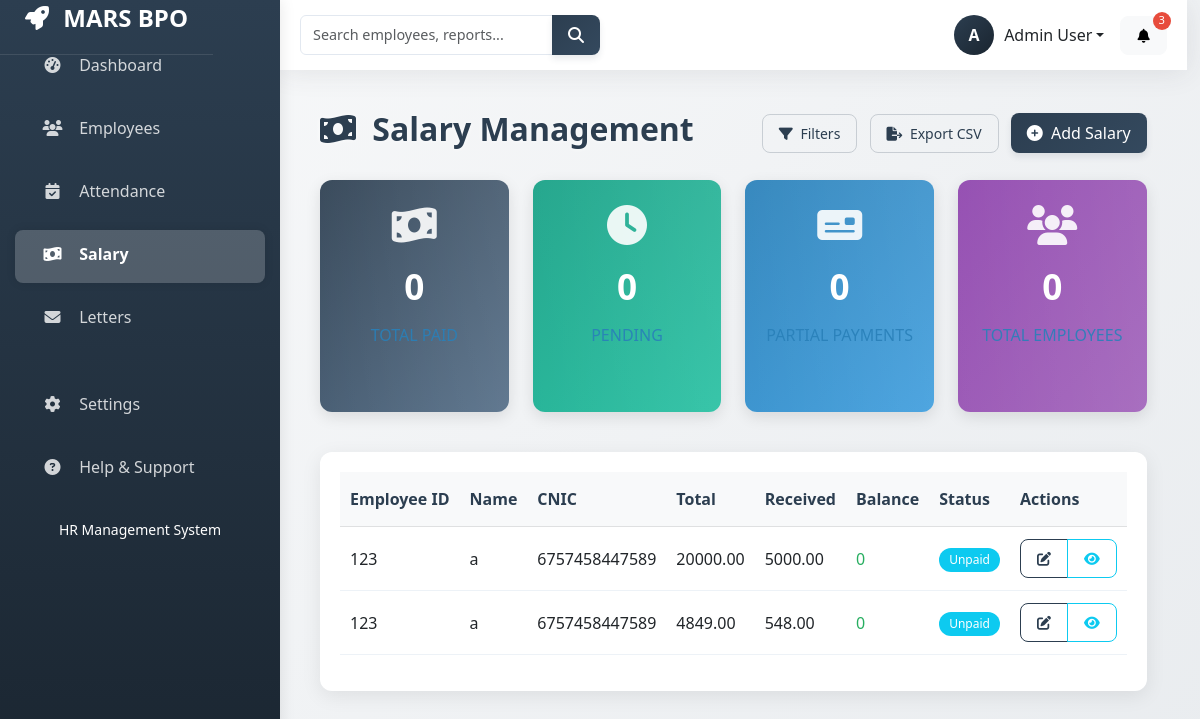
The page /salary/ (signed in) on the database its author committed.
### hr/models.py (models this page shows, shortened)
class Salary(models.Model):
    STATUS_CHOICES = (('Paid','Paid'),('Unpaid','Unpaid'))
    employee = models.ForeignKey(Employee, on_delete=models.CASCADE, related_name='salaries')
    month = models.CharField(max_length=20)
    year = models.PositiveSmallIntegerField(
        default=timezone.now().year,
        validators=[MinValueValidator(2000), MaxValueValidator(2100)]
    )
    total_salary = models.DecimalField(max_digits=10, decimal_places=2)
    received_salary = models.DecimalField(max_digits=10, decimal_places=2, default=0)
    status = models.CharField(max_length=10, choices=STATUS_CHOICES, default='Unpaid')
    payment_date = models.DateField(blank=True, null=True)
    created_at = models.DateTimeField(auto_now_add=True, blank=True, null=True)  # Make nullable first
    updated_at = models.DateTimeField(auto_now=True, blank=True, null=True)  # Make nullable first
    class Meta:
        unique_together = (('employee', 'month', 'year'),)
        ordering = ['-year', '-month']

class Employee(models.Model):
    employee_id = models.CharField(max_length=20, unique=True)
    name = models.CharField(max_length=200)
    father_name = models.CharField(max_length=200, blank=True, null=True)
    mother_name = models.CharField(max_length=200, blank=True, null=True)
    cnic = models.CharField(max_length=30, blank=True, null=True, unique=True)
    designation = models.CharField(max_length=100, blank=True, null=True)
    contact_number = models.CharField(max_length=30, blank=True, null=True)
    address = models.TextField(blank=True, null=True)
    date_joined = models.DateField(default=timezone.now, blank=True, null=True)  # Make nullable first
    is_active = models.BooleanField(default=True)

### hr/views.py (the view)
# urls.py: path('salary/', views.salary_list, name='salary_list'),
@login_required
def salary_list(request):
    month = request.GET.get('month', '')
    year = request.GET.get('year', '')
    status = request.GET.get('status', '')
    salaries = Salary.objects.select_related('employee').all().order_by('-year', '-month')
    if month: salaries = salaries.filter(month__iexact=month)
    if year: salaries = salaries.filter(year=year)
    if status: salaries = salaries.filter(status=status)
    return render(request, 'hr/salary_list.html', {'salaries': salaries})

### hr/templates/hr/salary_list.html (shortened to what this page needs)
{% extends 'hr/base.html' %}
{% block content %}
<div class="dashboard-container">
    <div id="particles-js"></div>
    <div class="d-flex justify-content-between align-items-center mb-4">
        <h2 class="page-title"><i class="fas fa-money-bill-wave me-2"></i> Salary Management</h2>
        <div>
            <button class="btn btn-sm btn-outline-light me-2" id="filter-toggle">
                <i class="fas fa-filter me-1"></i> Filters
            </button>
            <a class="btn btn-sm btn-outline-light me-2" href="{% url 'hr:export_salary_csv' %}">
                <i class="fas fa-file-export me-1"></i> Export CSV
            </a>
            <button class="btn btn-primary" hx-get="{% url 'hr:salary_create' %}" hx-target="#modal-body" hx-swap="innerHTML">
                <i class="fas fa-plus-circle me-1"></i> Add Salary
            </button>
        </div>
    </div>
    <div class="row mb-4">
        <div class="col-xl-3 col-md-6 mb-3">
            <div class="stats-card card-1">
                <i class="fas fa-money-bill-wave"></i>
                <div class="count">{{ total_paid|default:"0" }}</div>
                <div class="label">TOTAL PAID</div>
            </div>
        </div>
        <div class="col-xl-3 col-md-6 mb-3">
            <div class="stats-card card-2">
                <i class="fas fa-clock"></i>
                <div class="count">{{ pending_count|default:"0" }}</div>
                <div class="label">PENDING</div>
            </div>
        </div>
        <div class="col-xl-3 col-md-6 mb-3">
            <div class="stats-card card-3">
                <i class="fas fa-money-check"></i>
                <div class="count">{{ partial_count|default:"0" }}</div>
                <div class="label">PARTIAL PAYMENTS</div>
            </div>
        </div>
        <div class="col-xl-3 col-md-6 mb-3">
            <div class="stats-card card-4">
                <i class="fas fa-users"></i>
                <div class="count">{{ employee_count|default:"0" }}</div>
                <div class="label">TOTAL EMPLOYEES</div>
            </div>
        </div>
    </div>
    <div class="card table-card">
        <div class="card-body">
            <div class="table-responsive">
                <table class="table table-hover">
                    <thead class="table-light">
                        <tr>
                            <th>Employee ID</th>
                            <th>Name</th>
                            <th>CNIC</th>
                            <th>Total</th>
                            <th>Received</th>
                            <th>Balance</th>
                            <th>Status</th>
                            <th>Actions</th>
                        </tr>
                    </thead>
                    <tbody id="salary-table">
                        {% for s in salaries %}
                        <tr id="salary-{{ s.pk }}">
                            <td>{{ s.employee.employee_id }}</td>
                            <td>{{ s.employee.name }}</td>
                            <td>{{ s.employee.cnic }}</td>
                            <td>{{ s.total_salary }}</td>
                            <td>{{ s.received_salary }}</td>
                            <td>
                                {% if s.balance > 0 %}
                                    <span class="text-danger">{{ s.balance }}</span>
                                {% else %}
                                    <span class="text-success">0</span>
                                {% endif %}
                            </td>
                            <td>
                                <span class="badge status-badge
                                    {% if s.status == 'Paid' %}bg-success
                                    {% elif s.status == 'Pending' %}bg-warning
                                    {% else %}bg-info{% endif %}">
                                    {{ s.status }}
                                </span>
                            </td>
                            <td>
                                <div class="btn-group">
                                    <button class="btn btn-sm btn-outline-primary"
                                        hx-get="{% url 'hr:salary_edit' s.pk %}"
                                        hx-target="#modal-body"
                                        hx-swap="innerHTML">
                                        <i class="fas fa-edit"></i>
                                    </button>
                                    <button class="btn btn-sm btn-outline-info view-salary-btn" data-id="{{ s.pk }}">
                                        <i class="fas fa-eye"></i>
                                    </button>
                                </div>
                            </td>
                        </tr>
                        {% endfor %}
                    </tbody>
                </table>
            </div>
        </div>
    </div>
</div>
{% endblock %}

### hr/templates/hr/base.html (shortened to what this page needs)
{% load static %}
<!DOCTYPE html>
<html lang="en">
<head>
  <link href="https://cdn.jsdelivr.net/npm/bootstrap@5.3.0/dist/css/bootstrap.min.css" rel="stylesheet">
  <link rel="stylesheet" href="https://cdnjs.cloudflare.com/ajax/libs/font-awesome/6.4.0/css/all.min.css">
</head>
<body class="d-flex">
  <div id="particles-js"></div>
  <nav class="sidebar">
    <a href="{% url 'hr:dashboard' %}" class="navbar-brand">
      <i class="fas fa-rocket me-2"></i> MARS BPO
    </a>
    <ul class="nav nav-pills flex-column">
      <li class="nav-item">
        <a href="{% url 'hr:dashboard' %}"
           class="nav-link {% if request.resolver_match.url_name == 'dashboard' %}active{% endif %}">
          <i class="fas fa-tachometer-alt"></i> Dashboard
        </a>
      </li>
      <li class="nav-item">
        <a href="{% url 'hr:employee_list' %}"
           class="nav-link {% if request.resolver_match.url_name == 'employee_list' %}active{% endif %}">
          <i class="fas fa-users"></i> Employees
        </a>
      </li>
      <li class="nav-item">
        <a href="{% url 'hr:attendance_list' %}"
           class="nav-link {% if request.resolver_match.url_name == 'attendance_list' %}active{% endif %}">
          <i class="fas fa-calendar-check"></i> Attendance
        </a>
      </li>
      <li class="nav-item">
        <a href="{% url 'hr:salary_list' %}"
           class="nav-link {% if request.resolver_match.url_name == 'salary_list' %}active{% endif %}">
          <i class="fas fa-money-bill-wave"></i> Salary
        </a>
      </li>
      <li class="nav-item">
        <a href="#" class="nav-link"
           hx-get="{% url 'hr:generate_letter' %}"
           hx-target="#modal-body" hx-swap="innerHTML">
          <i class="fas fa-envelope"></i> Letters
        </a>
      </li>
      <li class="nav-item mt-4">
        <a href="#" class="nav-link">
          <i class="fas fa-cog"></i> Settings
        </a>
      </li>
      <li class="nav-item">
        <a href="#" class="nav-link">
          <i class="fas fa-question-circle"></i> Help & Support
        </a>
      </li>
    </ul>
    <div class="mt-auto p-3 text-center">
      <small>HR Management System </small>
    </div>
  </nav>
  <div class="main-content">
    <header class="header">
      <div class="d-flex align-items-center">
        <div class="search-bar">
          <div class="input-group">
            <input type="text" class="form-control form-control-sm" placeholder="Search employees, reports...">
            <button class="btn btn-primary" type="button">
              <i class="fas fa-search"></i>
            </button>
          </div>
        </div>
      </div>
      <div class="user-menu">
        <div class="dropdown">
          <a href="#" class="dropdown-toggle text-decoration-none text-dark" role="button"
             id="userDropdown" data-bs-toggle="dropdown" aria-expanded="false">
            <div class="user-avatar">
              <span>A</span>
            </div>
            <span class="d-none d-md-inline">Admin User</span>
          </a>
        </div>
        <div class="ms-3 position-relative">
          <button class="btn btn-light btn-sm position-relative">
            <i class="fas fa-bell"></i>
            <span class="notification-badge">3</span>
          </button>
        </div>
      </div>
    </header>
    <div class="content">
      {% block content %}{% endblock %}
    </div>
  </div>
</body>
</html>

### hr/templates/hr/base.html (style rules this page uses)
:root { --primary: #2c3e50; --primary-dark: #1a2530; --secondary: #34495e; --accent: #3498db; --success: #27ae60; --info: #2980b9; --warning: #f39c12; --danger: #e74c3c; --light: #ecf0f1; --dark: #2c3e50; --text: #2c3e50; --sidebar-width: 280px; --header-height: 70px; --card-bg: #ffffff; }
body { font-family: 'Segoe UI', Tahoma, Geneva, Verdana, sans-serif; background: linear-gradient(135deg, #f8f9fa 0%, #e9ecef 100%); overflow-x: hidden; position: relative; color: var(--text); }
#particles-js { position: fixed; width: 100%; height: 100%; top: 0; left: 0; z-index: -1; }
.sidebar { width: var(--sidebar-width); min-height: 100vh; background: linear-gradient(180deg, var(--primary) 0%, var(--primary-dark) 100%); color: white; position: fixed; top: 0; left: 0; z-index: 1000; box-shadow: 0 0 15px rgba(0, 0, 0, 0.1); transition: all 0.3s ease; }
.sidebar .navbar-brand { padding: 20px 25px; font-size: 1.5rem; font-weight: 700; color: white; border-bottom: 1px solid rgba(255, 255, 255, 0.1); margin-bottom: 10px; }
.sidebar .nav-link { color: rgba(255, 255, 255, 0.8); padding: 12px 25px; margin: 5px 15px; border-radius: 8px; transition: all 0.3s; }
.sidebar .nav-link.active { color: white; background: rgba(255, 255, 255, 0.2); font-weight: 600; box-shadow: 0 0 10px rgba(0, 0, 0, 0.1); }
.sidebar .nav-link i { width: 25px; height: 25px; text-align: center; margin-right: 10px; }
.main-content { margin-left: var(--sidebar-width); min-height: 100vh; position: relative; z-index: 1; }
.header { height: var(--header-height); background: rgba(255, 255, 255, 0.95); backdrop-filter: blur(10px); box-shadow: 0 0.15rem 1.75rem 0 rgba(58, 59, 69, 0.1); padding: 0 20px; display: flex; align-items: center; justify-content: space-between; position: sticky; top: 0; z-index: 999; }
.header .search-bar { width: 300px; }
.user-menu { display: flex; align-items: center; }
.user-menu .dropdown-toggle { display: flex; align-items: center; }
.user-avatar { width: 40px; height: 40px; border-radius: 50%; background: linear-gradient(135deg, var(--primary) 0%, var(--primary-dark) 100%); color: white; display: flex; align-items: center; justify-content: center; font-weight: 600; margin-right: 10px; }
.content { padding: 20px; }
.stats-card { background: var(--card-bg); border-radius: 12px; padding: 25px 20px; box-shadow: 0 5px 20px rgba(0, 0, 0, 0.08); margin-bottom: 20px; transition: transform 0.3s, box-shadow 0.3s; border: none; height: 100%; }
.stats-card .count { font-size: 2rem; font-weight: 700; margin-bottom: 8px; }
.stats-card .label { color: var(--secondary); font-size: 0.95rem; font-weight: 500; }
.text-success { color: var(--success) !important; }
.card { background: var(--card-bg); border: none; border-radius: 12px; box-shadow: 0 5px 20px rgba(0, 0, 0, 0.08); margin-bottom: 25px; transition: transform 0.3s, box-shadow 0.3s; }
.card-body { padding: 20px; }
.notification-badge { position: absolute; top: -5px; right: -5px; background: var(--danger); color: white; border-radius: 50%; width: 18px; height: 18px; font-size: 0.7rem; display: flex; align-items: center; justify-content: center; }
.btn { border-radius: 8px; transition: all 0.3s; font-weight: 500; padding: 10px 20px; }
.btn-primary { background: linear-gradient(135deg, var(--primary) 0%, var(--primary-dark) 100%); border: none; box-shadow: 0 4px 6px rgba(44, 62, 80, 0.1); }
.btn-outline-primary { color: var(--primary); border-color: var(--primary); }
.form-control, .form-select { border-radius: 8px; border: 1px solid #e2e8f0; padding: 10px 15px; }

### rows shown on the page
Salary: employee.employee_id "123", employee.name "a", employee.cnic "6757458447589", total_salary "20000.00", received_salary "5000.00", status "Unpaid"
Salary: employee.employee_id "123", employee.name "a", employee.cnic "6757458447589", total_salary "4849.00", received_salary "548.00", status "Unpaid"

### other values the page prints
{{ total_paid|default:"0" }} "0"
{{ pending_count|default:"0" }} "0"
{{ partial_count|default:"0" }} "0"
{{ employee_count|default:"0" }} "0"
